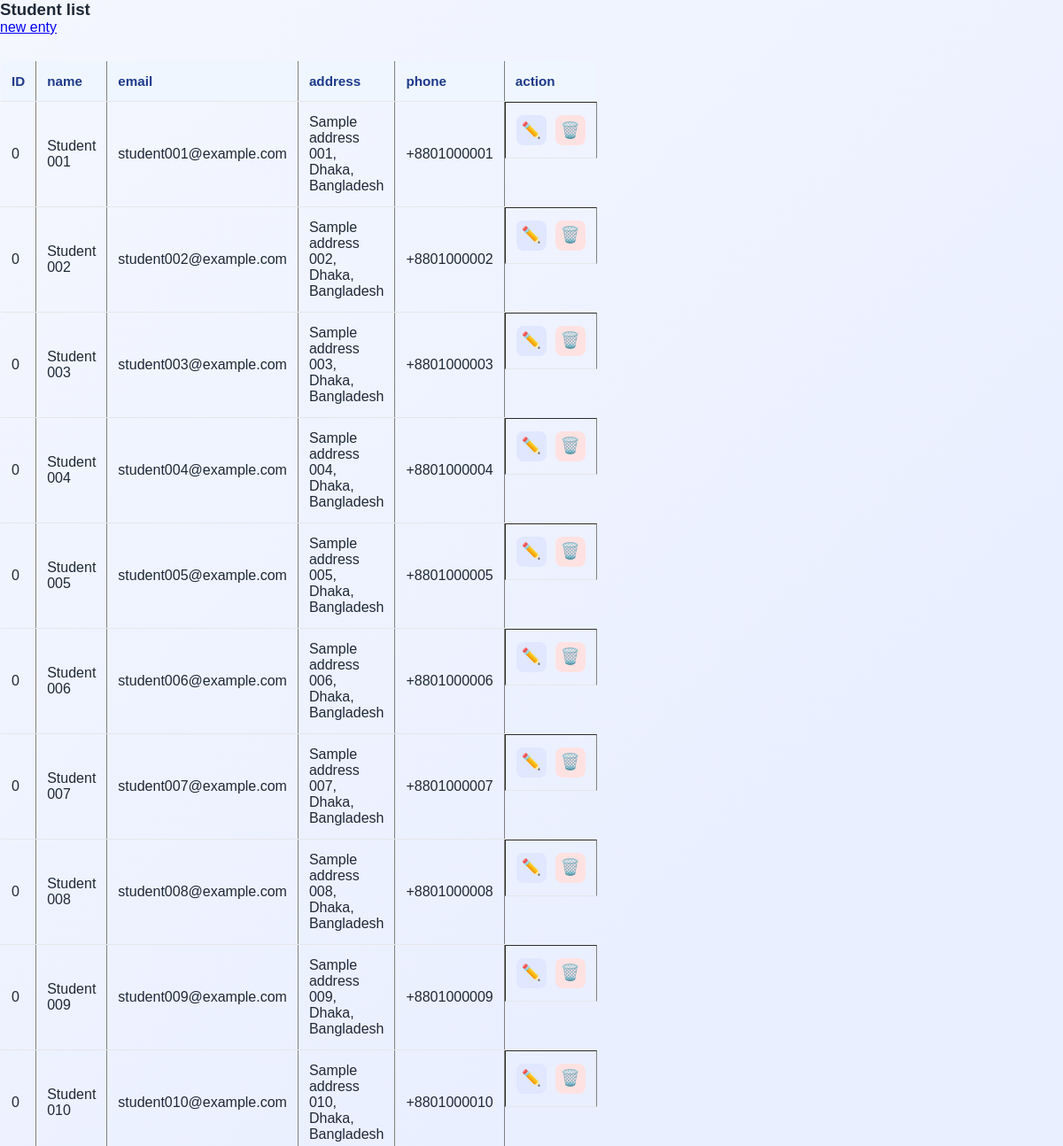
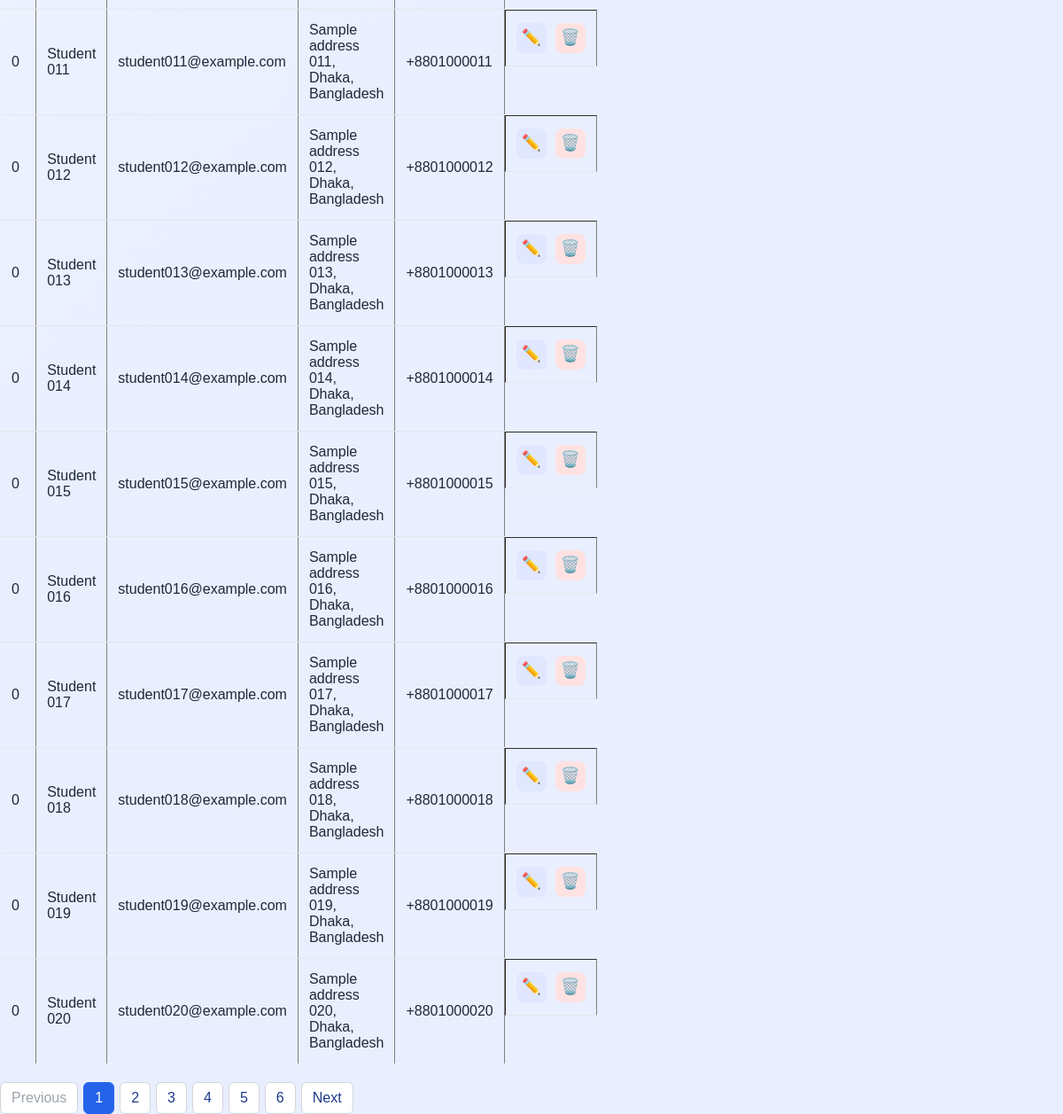
The page / on the database its author committed (2 pictures, top to bottom).
### tables this page shows
CREATE TABLE `students` (
  `id` int(10) NOT NULL,
  `name` varchar(100) NOT NULL,
  `email` varchar(50) DEFAULT NULL,
  `address` varchar(200) NOT NULL,
  `phone` varchar(16) NOT NULL,
  `profile` mediumtext NOT NULL
);

### index.php (the view, shortened to what this page needs)
<?php
include_once("dbconfig.php");
?>
<!DOCTYPE html>
<html lang="en">
<head>
   <link rel="stylesheet" href="style.css">
</head>
<body>
    <h3>Student list</h3>
    <a href="./student_new.php">new enty</a><br><br>
    <?php
    $perPage = 20;
    $countResult = $conn->query("SELECT COUNT(*) AS total FROM students");
    $totalStudents = (int) $countResult->fetch_assoc()['total'];
    $totalPages = max(1, (int) ceil($totalStudents / $perPage));
    $page = filter_input(INPUT_GET, 'page', FILTER_VALIDATE_INT);
    $page = ($page !== false && $page !== null && $page > 0) ? $page : 1;
    $page = min($page, $totalPages);
    $offset = ($page - 1) * $perPage;
    $statement = $conn->prepare("SELECT * FROM students ORDER BY id LIMIT ? OFFSET ?");
    $statement->bind_param("ii", $perPage, $offset);
    $statement->execute();
    $rawData = $statement->get_result();
    ?>
<table border="1" >
    <tr>
        <th>ID</th>
        <th>name</th>
        <th>email</th>
        <th>address</th>
        <th>phone</th>
        <th>action</th>
    </tr>
    <?php
    while($row = $rawData->fetch_assoc()){?>
    <tr>
        <td><?php echo $row ['id']?></td>
        <td><?php echo $row ['name']?></td>
        <td><?php echo $row ['email']?></td>
        <td><?php echo $row ['address']?></td>
        <td><?php echo $row ['phone']?></td>
        <td class="action">
            <a class="icon-btn" title="Edit" href="./student_edit.php?id=<?php echo $row ['id']?>">✏️</a>
            <a class="icon-btn danger" title="Delete student" onclick="return confirm('are you sure to delete')" href="./delete.php?id=<?php echo $row ['id']?>">🗑️</a>
        </td>
    </tr>
    <?php } ?>
     </table>
    <nav class="pagination" aria-label="Student list pages">
        <a
            class="page-link<?php echo $page <= 1 ? ' disabled' : ''; ?>"
            href="?page=<?php echo max(1, $page - 1); ?>"
            <?php echo $page <= 1 ? 'aria-disabled="true" tabindex="-1"' : ''; ?>
        >Previous</a>
        <?php for ($pageNumber = 1; $pageNumber <= $totalPages; $pageNumber++) { ?>
            <a
                class="page-link<?php echo $pageNumber === $page ? ' active' : ''; ?>"
                href="?page=<?php echo $pageNumber; ?>"
                <?php echo $pageNumber === $page ? 'aria-current="page"' : ''; ?>
            ><?php echo $pageNumber; ?></a>
        <?php } ?>
        <a
            class="page-link<?php echo $page >= $totalPages ? ' disabled' : ''; ?>"
            href="?page=<?php echo min($totalPages, $page + 1); ?>"
            <?php echo $page >= $totalPages ? 'aria-disabled="true" tabindex="-1"' : ''; ?>
        >Next</a>
    </nav>
</body>
</html>

### style.css (style rules this page uses)
* { box-sizing: border-box; margin: 0; padding: 0; font-family: Arial, sans-serif; }
body { background: linear-gradient(135deg, #f5f7ff 0%, #e9efff 50%); color: #1f2937; }
table { width: 50%; border-collapse: collapse; margin-top: 10px; overflow: hidden; border-radius: 12px; }
.pagination { display: flex; align-items: center; gap: 6px; margin-top: 20px; }
.page-link { display: inline-block; padding: 8px 12px; border: 1px solid #d1d5db; border-radius: 6px; background: #fff; color: #1e3a8a; text-decoration: none; }
.page-link:hover, .page-link.active { border-color: #2563eb; background: #2563eb; color: #fff; }
.page-link.disabled { color: #9ca3af; pointer-events: none; }
th, td { padding: 14px 12px; text-align: left; border-bottom: 1px solid #e5e7eb; }
th { background: #eff6ff; color: #1e3a8a; font-size: 0.95rem; }
.action { display: flex; align-items: center; gap: 10px; }
.icon-btn { display: inline-flex; align-items: center; justify-content: center; width: 34px; height: 34px; border-radius: 8px; text-decoration: none; background: #e0e7ff; color: #1e3a8a; font-size: 1.1rem; transition: 0.2s ease; }
.icon-btn.danger { background: #fee2e2; color: #b91c1c; }

### rows shown on the page
students: id "0", name "Student 001", email "student001@example.com", address "Sample address 001, Dhaka, Bangladesh", phone "+8801000001"
students: id "0", name "Student 002", email "student002@example.com", address "Sample address 002, Dhaka, Bangladesh", phone "+8801000002"
students: id "0", name "Student 003", email "student003@example.com", address "Sample address 003, Dhaka, Bangladesh", phone "+8801000003"
students: id "0", name "Student 004", email "student004@example.com", address "Sample address 004, Dhaka, Bangladesh", phone "+8801000004"
students: id "0", name "Student 005", email "student005@example.com", address "Sample address 005, Dhaka, Bangladesh", phone "+8801000005"
students: id "0", name "Student 006", email "student006@example.com", address "Sample address 006, Dhaka, Bangladesh", phone "+8801000006"
students: id "0", name "Student 007", email "student007@example.com", address "Sample address 007, Dhaka, Bangladesh", phone "+8801000007"
students: id "0", name "Student 008", email "student008@example.com", address "Sample address 008, Dhaka, Bangladesh", phone "+8801000008"
students: id "0", name "Student 009", email "student009@example.com", address "Sample address 009, Dhaka, Bangladesh", phone "+8801000009"
students: id "0", name "Student 010", email "student010@example.com", address "Sample address 010, Dhaka, Bangladesh", phone "+8801000010"
students: id "0", name "Student 011", email "student011@example.com", address "Sample address 011, Dhaka, Bangladesh", phone "+8801000011"
students: id "0", name "Student 012", email "student012@example.com", address "Sample address 012, Dhaka, Bangladesh", phone "+8801000012"
students: id "0", name "Student 013", email "student013@example.com", address "Sample address 013, Dhaka, Bangladesh", phone "+8801000013"
students: id "0", name "Student 014", email "student014@example.com", address "Sample address 014, Dhaka, Bangladesh", phone "+8801000014"
students: id "0", name "Student 015", email "student015@example.com", address "Sample address 015, Dhaka, Bangladesh", phone "+8801000015"
students: id "0", name "Student 016", email "student016@example.com", address "Sample address 016, Dhaka, Bangladesh", phone "+8801000016"
students: id "0", name "Student 017", email "student017@example.com", address "Sample address 017, Dhaka, Bangladesh", phone "+8801000017"
students: id "0", name "Student 018", email "student018@example.com", address "Sample address 018, Dhaka, Bangladesh", phone "+8801000018"
students: id "0", name "Student 019", email "student019@example.com", address "Sample address 019, Dhaka, Bangladesh", phone "+8801000019"
students: id "0", name "Student 020", email "student020@example.com", address "Sample address 020, Dhaka, Bangladesh", phone "+8801000020"
